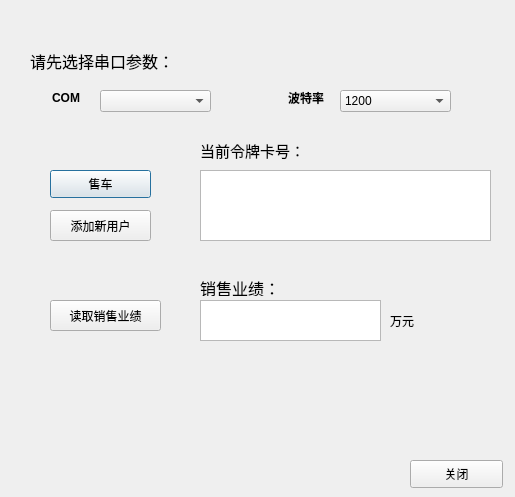
<?xml version="1.0" encoding="UTF-8"?>
<ui version="4.0">
 <class>port</class>
 <widget class="QDialog" name="port">
  <property name="geometry">
   <rect>
    <x>0</x>
    <y>0</y>
    <width>515</width>
    <height>497</height>
   </rect>
  </property>
  <property name="windowTitle">
   <string>王侯汽车销售系统</string>
  </property>
  <widget class="QComboBox" name="cbPortName">
   <property name="geometry">
    <rect>
     <x>100</x>
     <y>90</y>
     <width>111</width>
     <height>22</height>
    </rect>
   </property>
  </widget>
  <widget class="QComboBox" name="cbBaudrate">
   <property name="geometry">
    <rect>
     <x>340</x>
     <y>90</y>
     <width>111</width>
     <height>22</height>
    </rect>
   </property>
   <property name="currentText">
    <string>115200</string>
   </property>
   <item>
    <property name="text">
     <string>1200</string>
    </property>
   </item>
   <item>
    <property name="text">
     <string>2400</string>
    </property>
   </item>
   <item>
    <property name="text">
     <string>4800</string>
    </property>
   </item>
   <item>
    <property name="text">
     <string>9600</string>
    </property>
   </item>
   <item>
    <property name="text">
     <string>14400</string>
    </property>
   </item>
   <item>
    <property name="text">
     <string>19200</string>
    </property>
   </item>
   <item>
    <property name="text">
     <string>38400</string>
    </property>
   </item>
   <item>
    <property name="text">
     <string>43000</string>
    </property>
   </item>
   <item>
    <property name="text">
     <string>57600</string>
    </property>
   </item>
   <item>
    <property name="text">
     <string>76800</string>
    </property>
   </item>
   <item>
    <property name="text">
     <string>115200</string>
    </property>
   </item>
   <item>
    <property name="text">
     <string>128000</string>
    </property>
   </item>
   <item>
    <property name="text">
     <string>230400</string>
    </property>
   </item>
   <item>
    <property name="text">
     <string>256000</string>
    </property>
   </item>
   <item>
    <property name="text">
     <string>460800</string>
    </property>
   </item>
   <item>
    <property name="text">
     <string>921600</string>
    </property>
   </item>
   <item>
    <property name="text">
     <string>1382400</string>
    </property>
   </item>
  </widget>
  <widget class="QPushButton" name="btnOpenSerial">
   <property name="geometry">
    <rect>
     <x>50</x>
     <y>170</y>
     <width>101</width>
     <height>28</height>
    </rect>
   </property>
   <property name="text">
    <string>售车</string>
   </property>
  </widget>
  <widget class="QPushButton" name="btnclose">
   <property name="geometry">
    <rect>
     <x>410</x>
     <y>460</y>
     <width>93</width>
     <height>28</height>
    </rect>
   </property>
   <property name="text">
    <string>关闭</string>
   </property>
  </widget>
  <widget class="QTextBrowser" name="uidview">
   <property name="geometry">
    <rect>
     <x>200</x>
     <y>170</y>
     <width>291</width>
     <height>71</height>
    </rect>
   </property>
   <property name="font">
    <font>
     <pointsize>13</pointsize>
    </font>
   </property>
  </widget>
  <widget class="QPushButton" name="btnadd">
   <property name="geometry">
    <rect>
     <x>50</x>
     <y>210</y>
     <width>101</width>
     <height>31</height>
    </rect>
   </property>
   <property name="text">
    <string>添加新用户</string>
   </property>
  </widget>
  <widget class="QLabel" name="label_2">
   <property name="geometry">
    <rect>
     <x>270</x>
     <y>90</y>
     <width>72</width>
     <height>15</height>
    </rect>
   </property>
   <property name="font">
    <font>
     <weight>75</weight>
     <bold>true</bold>
    </font>
   </property>
   <property name="text">
    <string>波特率</string>
   </property>
   <property name="alignment">
    <set>Qt::AlignCenter</set>
   </property>
  </widget>
  <widget class="QLabel" name="label">
   <property name="geometry">
    <rect>
     <x>30</x>
     <y>90</y>
     <width>72</width>
     <height>15</height>
    </rect>
   </property>
   <property name="font">
    <font>
     <weight>75</weight>
     <bold>true</bold>
    </font>
   </property>
   <property name="text">
    <string>COM</string>
   </property>
   <property name="alignment">
    <set>Qt::AlignCenter</set>
   </property>
  </widget>
  <widget class="QLabel" name="label_3">
   <property name="geometry">
    <rect>
     <x>30</x>
     <y>50</y>
     <width>151</width>
     <height>21</height>
    </rect>
   </property>
   <property name="font">
    <font>
     <pointsize>12</pointsize>
    </font>
   </property>
   <property name="text">
    <string>请先选择串口参数：</string>
   </property>
  </widget>
  <widget class="QPushButton" name="readsell">
   <property name="geometry">
    <rect>
     <x>50</x>
     <y>300</y>
     <width>111</width>
     <height>31</height>
    </rect>
   </property>
   <property name="text">
    <string>读取销售业绩</string>
   </property>
  </widget>
  <widget class="QLabel" name="label_4">
   <property name="geometry">
    <rect>
     <x>200</x>
     <y>140</y>
     <width>131</width>
     <height>21</height>
    </rect>
   </property>
   <property name="font">
    <font>
     <pointsize>11</pointsize>
    </font>
   </property>
   <property name="text">
    <string>当前令牌卡号：</string>
   </property>
  </widget>
  <widget class="QTextBrowser" name="sell">
   <property name="geometry">
    <rect>
     <x>200</x>
     <y>300</y>
     <width>181</width>
     <height>41</height>
    </rect>
   </property>
   <property name="font">
    <font>
     <pointsize>20</pointsize>
    </font>
   </property>
  </widget>
  <widget class="QLabel" name="label_5">
   <property name="geometry">
    <rect>
     <x>200</x>
     <y>280</y>
     <width>81</width>
     <height>16</height>
    </rect>
   </property>
   <property name="font">
    <font>
     <pointsize>12</pointsize>
    </font>
   </property>
   <property name="text">
    <string>销售业绩：</string>
   </property>
  </widget>
  <widget class="QLabel" name="label_6">
   <property name="geometry">
    <rect>
     <x>390</x>
     <y>310</y>
     <width>61</width>
     <height>21</height>
    </rect>
   </property>
   <property name="text">
    <string>万元</string>
   </property>
  </widget>
 </widget>
 <resources/>
 <connections/>
</ui>
